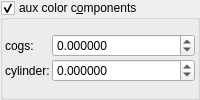
    <widget class="MyGroupBox" name="groupCheck_fold_color_aux_color_enabled_false">
     <property name="title">
      <string>aux color c&amp;omponents</string>
     </property>
     <property name="checkable">
      <bool>true</bool>
     </property>
     <layout class="QVBoxLayout" name="verticalLayout_11">
      <property name="leftMargin">
       <number>2</number>
      </property>
      <property name="topMargin">
       <number>2</number>
      </property>
      <property name="rightMargin">
       <number>2</number>
      </property>
      <property name="bottomMargin">
       <number>2</number>
      </property>
      <item>
       <layout class="QGridLayout" name="gridLayout_21" columnstretch="0,1">
        <property name="spacing">
         <number>2</number>
        </property>
        <item row="2" column="0">
         <widget class="QLabel" name="label_55">
          <property name="text">
           <string>cylinder:</string>
          </property>
         </widget>
        </item>
        <item row="2" column="1">
         <widget class="MyDoubleSpinBox" name="spinbox4_fold_color_difs_0000_y">
          <property name="sizePolicy">
           <sizepolicy hsizetype="Minimum" vsizetype="Maximum">
            <horstretch>0</horstretch>
            <verstretch>0</verstretch>
           </sizepolicy>
          </property>
          <property name="prefix">
           <string/>
          </property>
          <property name="suffix">
           <string/>
          </property>
          <property name="decimals">
           <number>6</number>
          </property>
          <property name="minimum">
           <double>-100.000000000000000</double>
          </property>
          <property name="maximum">
           <double>100.000000000000000</double>
          </property>
          <property name="singleStep">
           <double>0.100000000000000</double>
          </property>
         </widget>
        </item>
        <item row="1" column="0">
         <widget class="QLabel" name="label_53">
          <property name="text">
           <string>cogs:</string>
          </property>
         </widget>
        </item>
        <item row="1" column="1">
         <widget class="MyDoubleSpinBox" name="spinbox4_fold_color_difs_0000_x">
          <property name="sizePolicy">
           <sizepolicy hsizetype="Minimum" vsizetype="Maximum">
            <horstretch>0</horstretch>
            <verstretch>0</verstretch>
           </sizepolicy>
          </property>
          <property name="prefix">
           <string/>
          </property>
          <property name="suffix">
           <string/>
          </property>
          <property name="decimals">
           <number>6</number>
          </property>
          <property name="minimum">
           <double>-100.000000000000000</double>
          </property>
          <property name="maximum">
           <double>100.000000000000000</double>
          </property>
          <property name="singleStep">
           <double>0.100000000000000</double>
          </property>
         </widget>
        </item>
       </layout>
      </item>
     </layout>
    </widget>
